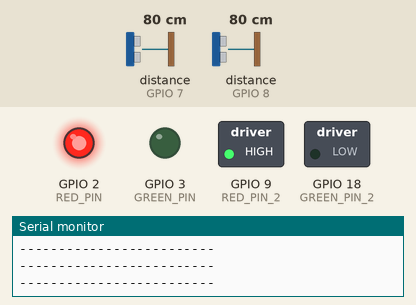
Simulated run of this sketch. Board: ESP32-C6. Shown: switched loads named in the sketch (green lamp = pin HIGH), output pins drawn as LEDs (lit = HIGH), the last lines printed to the serial monitor. Wiring (inferred from the names in the program): 2 × ultrasonic range finder: trigger GPIO 5, echo GPIO 7 / trigger GPIO 6, echo GPIO 8. The inputs (shaded band) are chosen by the test bench; at power-on: distance to the obstacle (sensors on GPIO 7, GPIO 8) 80 cm. The echo pulse lasts 58.3 µs per cm; WiFi joins after 1.5 s; servers stay silent unless stated; nothing arrives over Bluetooth unless stated; a phone connects over Bluetooth LE 3 s after start; pins used as bus, display or sensor lines are not drawn.

Above: at 3.7 s.
3.8 s: distance to the obstacle (sensor on GPIO 7) set to 65 cm
5.3 s: distance to the obstacle (sensor on GPIO 7) set to 57 cm
At 6.5 s:
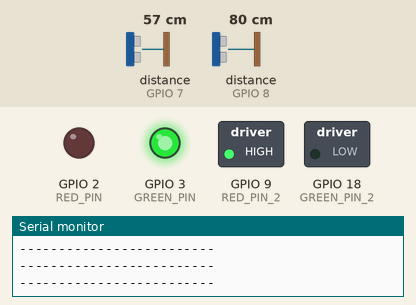
6.9 s: distance to the obstacle (sensor on GPIO 8) set to 66 cm
8.4 s: distance to the obstacle (sensor on GPIO 8) set to 58 cm
At 8.9 s:
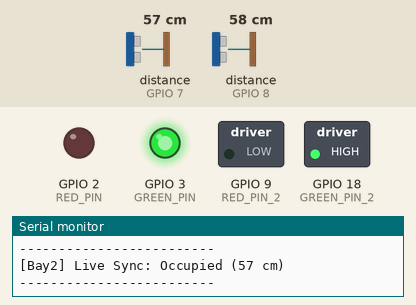
10.0 s: distance to the obstacle (sensor on GPIO 7) set to 120 cm
At 11.4 s:
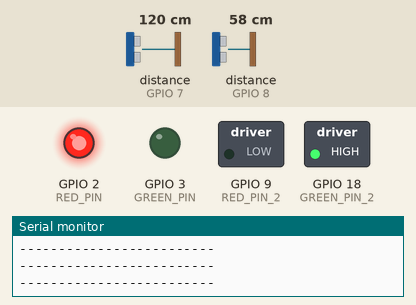
11.7 s: distance to the obstacle (sensor on GPIO 7) set to 2 cm
At 12.9 s:
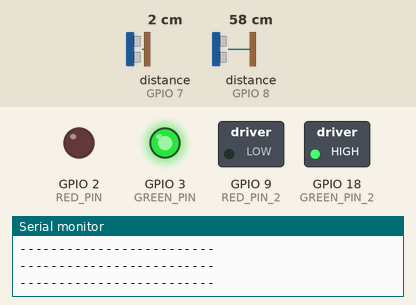
Timing chart, 0 to 14.4 s (numbered marks = the images above; inputs shaded):
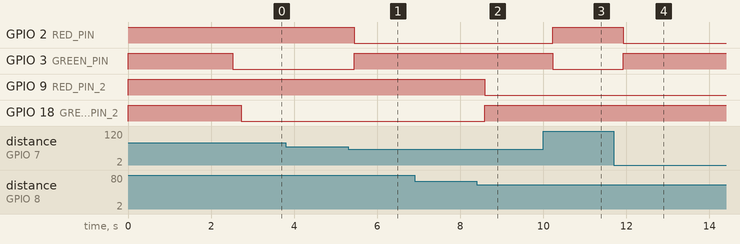

Measured:
- the behaviour switches between 62 and 61 cm on distance to the obstacle (sensor on GPIO 7) (found by bisection; images 0 and 1)
- the behaviour switches between 62 and 61 cm on distance to the obstacle (sensor on GPIO 8) (found by bisection; images 1 and 2)
- after the input at 5.3 s, GPIO 2 (RED_PIN): HIGH → LOW after 0.15 s; GPIO 3 (GREEN_PIN): LOW → HIGH after 0.15 s
- after the input at 8.4 s, GPIO 9 (RED_PIN_2): HIGH → LOW after 0.19 s; GPIO 18 (GREEN_PIN_2): LOW → HIGH after 0.19 s
- after the input at 10.0 s, GPIO 2 (RED_PIN): LOW → HIGH after 0.23 s; GPIO 3 (GREEN_PIN): HIGH → LOW after 0.23 s
- after the input at 11.7 s, GPIO 2 (RED_PIN): HIGH → LOW after 0.23 s; GPIO 3 (GREEN_PIN): LOW → HIGH after 0.23 s

The sketch:

Parking_Sensor_Node.ino
```cpp
// This default .ino file will contain logic for the Parking sensors, controlling the two ultrasonic sensors, together with their RGB LEDs, and the brains of the operation (Firebeetle 2 ESP32 C6)

// This is our pin setup. We are using the DFRobot Firebeetle 2 ESP32-C6 board on port 7 to flash the esp
#include <Arduino.h>
#include <WiFi.h> // ESP32 wifi driver library (Espressif Systems, 2023b)
#include "esp_wpa2.h" // WPA2 Enterprise Library
#include <Firebase_ESP_Client.h> // Firebase RTDB Client (Mobizt, 2023)

// BLE Headers that will be needed for our FindMyCar feature (Espressif Systems, 2023a)
#include <BLEDevice.h>
#include <BLEUtils.h>
#include <BLEServer.h>

// Helper headers for Firebase token generation and RTDB operations (Mobizt, 2023)
#include "addons/TokenHelper.h"
#include "addons/RTDBHelper.h"

// Wifi credentials (now uses campus wifi)
#define WIFI_SSID "Edu-WiFi"
#define EAP_IDENTITY "st10435542@myemeris.edu.za"
#define EAP_PASSWORD "Happydays@22"

// Firebase Project Credentials
#define API_KEY "AIzaSyDbL55frdOhcMZPmW3HiUFhBb7AWbj6Nwg"
#define DATABASE_URL "https://wil-smartparking-default-rtdb.firebaseio.com"

// API
#include <HTTPClient.h>
#define API_BASE "http://10.115.234.12:8080"

// BLE unique id for the mobile app link
#define SERVICE_UUID "4fafc201-1fb5-459e-8fcc-c5c9c331914b"

// Firebase core objects (Mobizt, 2023)
FirebaseData fbdo;
FirebaseAuth auth;
FirebaseConfig config;

// Default memeory states to track changes and prevent spamming network calls
bool lastStateBay1 = false;
int lastDistBay1 = -1;

bool lastStateBay2 = false;
int lastDistBay2 = -1;

// this is for the first parking sensor + LED
const int TRIG_PIN = 5;  // using pin 5 because pin 4 was found faulty on esp (didnt send trigger correctly unless I held it securely with my finger - cracked solder)
const int ECHO_PIN = 7;
const int RED_PIN = 2;
const int GREEN_PIN = 3;

// this is for the second sensor + LED
const int TRIG_PIN_2 = 6;
const int ECHO_PIN_2 = 8;
const int RED_PIN_2 = 9;
const int GREEN_PIN_2 = 18;

void setup() {
  Serial.begin(115200); // Initializes serial communication at 115200 bits per second

  // Configures the specified pins to act either as an input or an output for Bay 1 (Arduino, 2023c)
  pinMode(TRIG_PIN, OUTPUT);
  pinMode(ECHO_PIN, INPUT);
  pinMode(RED_PIN, OUTPUT);
  pinMode(GREEN_PIN, OUTPUT);

  // Configures Bay 2s sensor and LED pins as input or output (Arduino, 2023c)
  pinMode(TRIG_PIN_2, OUTPUT);
  pinMode(ECHO_PIN_2, INPUT);
  pinMode(RED_PIN_2, OUTPUT);
  pinMode(GREEN_PIN_2, OUTPUT);

  // Turns Bay 1s LEDs OFF initially (anode logic >> HIGH = OFF) (Arduino, 2023b)
  digitalWrite(RED_PIN, HIGH);
  digitalWrite(GREEN_PIN, HIGH);

  // Turns Bay 2s LEDs OFF initially (anode logic >> HIGH = OFF) (Arduino, 2023b)
  digitalWrite(RED_PIN_2, HIGH);
  digitalWrite(GREEN_PIN_2, HIGH);

  // Wifi section
  // Connects ESP32 Station mode to the local Wi-Fi router (Espressif Systems, 2023b)
  WiFi.mode(WIFI_STA);

  // Feeds the credentials to the ESP32 authentication client
  esp_eap_client_set_identity((uint8_t *)EAP_IDENTITY, strlen(EAP_IDENTITY));
  esp_eap_client_set_username((uint8_t *)EAP_IDENTITY, strlen(EAP_IDENTITY));
  esp_eap_client_set_password((uint8_t *)EAP_PASSWORD, strlen(EAP_PASSWORD));
  esp_wifi_sta_enterprise_enable();

  WiFi.begin(WIFI_SSID);
  Serial.print("Connecting to Campus Wifi");

  while (WiFi.status() != WL_CONNECTED)
  {
    delay(300);
    Serial.print(".");
  }

  Serial.println("\nCampus Wifi Connected successfully.");
  Serial.print("ESP32 IP Address: ");
  Serial.println(WiFi.localIP());

  // Bluetooth beacon section
  // BLE Setup (Espressif Systems, 2023a)
  Serial.println("Initializing BLE Server...");
  BLEDevice::init("Parkitects Beacon 1");
  Serial.println("BLE Broadcasting Started: Parkitects Beacon 1");
  BLEServer *pServer = BLEDevice::createServer();

  // BLE broadcasting section (Espressif Systems, 2023a)
  BLEAdvertising *pAdvertising = BLEDevice::getAdvertising();
  pAdvertising->addServiceUUID(SERVICE_UUID);
  pAdvertising->setScanResponse(true);

  BLEDevice::startAdvertising();
  Serial.println("BLE Advertising Started: Parkitects Beacon");

  // Firebase section
  // Configures Firebase API Key and Realtime Database URL (Mobizt, 2023)
  config.api_key = API_KEY;
  config.database_url = DATABASE_URL;

  // Registers anonymous credentials to use token for communication (Mobizt, 2023)
  if (Firebase.signUp(&config, &auth, "", ""))
  {
    Serial.println("Firebase Auth Successful.");
  }
  else
  {
    Serial.printf("Firebase Auth Error: %s\n", config.signer.signupError.message.c_str());
  }

  config.token_status_callback = tokenStatusCallback;

  // Sets memory buffer limits to ensure quick operations
  fbdo.setResponseSize(1024);
  fbdo.setBSSLBufferSize(1024, 512);

  // Starts the Firebase client services (Mobizt, 2023)
  Firebase.begin(&config, &auth);
  Firebase.reconnectWiFi(true);

  delay(1000);
  Serial.println("Starting Distance Test with Bay 1 & 2's sensors...");

}

void postTelemetry(int sensorId, int distanceCm, bool occupied) {
  if (WiFi.status() != WL_CONNECTED) return;
  HTTPClient http;
  http.begin(String(API_BASE) + "/api/Parking/sensor/telemetry");
  http.addHeader("Content-Type", "application/json");
  String body = "{\"sensorID\":" + String(sensorId) +
                ",\"distanceReadingCm\":" + String(distanceCm) +
                ",\"isOccupied\":" + (occupied ? "true" : "false") + "}";
  int code = http.POST(body);
  Serial.printf("[API] sensor %d -> HTTP %d\n", sensorId, code);
  http.end();
}

// Created this function to trigger, read and display the occupancy status for either of the 2 bays
void processBay(int trigPin, int echoPin, int redPin, int greenPin, String bayId, bool &lastState, int &lastDist) {
  // Clears and sends a pulse (Arduino, 2023b)
  // This fires the trigger
  digitalWrite(trigPin, LOW); // Clears the trigger pin by setting the voltage to LOW (Arduino, 2023b)
  delayMicroseconds(2); // Pauses the program for the amount of time (in microseconds) specified (Arduino, 2023a)
  // Fires the pulse by setting the pin to HIGH for 20 microseconds (Arduino, 2023b)
  digitalWrite(trigPin, HIGH);
  delayMicroseconds(20);
  digitalWrite(trigPin, LOW);

  // Reads the pulse on a pin and returns the length of the pulse in microseconds (Arduino, 2023d)
  // The 30000 parameter is the timeout to prevent the board from freezing if no echo returns
  long duration = pulseIn(echoPin, HIGH, 30000);
  int currentDistance = 0;
  bool isCurrentlyOccupied = false;

  // Logic for the RGB LEDs to turn green when parking spot is available (specified distance) or red when occupied (passed the specified distance)
  // 0 represents a timeout from the sensors 20cm blind spot, meaning the bay is occupied
  if (duration == 0)
  {
    Serial.println(bayId + " Status: Occupied");
    isCurrentlyOccupied = true;
    currentDistance = 0;
    // Turns the red light ON (LOW) and green OFF (HIGH) (Arduino, 2023b)
    digitalWrite(redPin, LOW);
    digitalWrite(greenPin, HIGH);
  }
  else
  {
    // Calculates speed of sound (Random Nerd Tutorials, 2019)
    currentDistance = duration * 0.034 / 2;
    isCurrentlyOccupied = (currentDistance <= 60);
  }

  // LED section
  // Changes the LED colours based off the occupancy state
  if (isCurrentlyOccupied)
  {
    // Turns red ON (LOW) and GREEN OFF (HIGH) (Arduino, 2023b)
    digitalWrite(redPin, LOW);
    digitalWrite(greenPin, HIGH);
  }
  else
  {
    // Turns the green light ON (LOW) and RED OFF (HIGH) (Arduino, 2023b)
    digitalWrite(greenPin, LOW);
    digitalWrite(redPin, HIGH);
  }

  // Determines if the parking status changed or if distance just shifted by at least 4cm
  bool stateChanged = (isCurrentlyOccupied != lastState);
  bool distanceShifted = (abs(currentDistance - lastDist) >= 4);
  bool firstRun = (lastDist == -1);

  if ((stateChanged || distanceShifted) && Firebase.ready())
  {
    lastState = isCurrentlyOccupied;
    lastDist = currentDistance;

    String basePath = "/ParkingLots/Lot_A/nodes/Node_01/bays/" + bayId;
    FirebaseJson json; // Creates structured JSON object for batch transmission (Mobizt, 2023)

    json.set("status", isCurrentlyOccupied ? "Occupied" : "Available");
    json.set("distanceCm", currentDistance);
    json.set("isLive", true);

    // Leaves user identifier ready for mobile app handshake
    if (stateChanged || firstRun)
    {
      json.set("occupiedByUserId", isCurrentlyOccupied ? "Anonymous" : "None");
    }

    // Pushes all fields in one single network packet to avoid ESP32 freezing (Mobizt, 2023)
    if (Firebase.RTDB.updateNode(&fbdo, basePath, &json))
    {
      Serial.printf("[%s] Live Sync: %s (%d cm)\n", bayId.c_str(), isCurrentlyOccupied ? "Occupied" : "Available", currentDistance);
    }
    else
    {
      Serial.printf("[%s] Sync Error: %s\n", bayId.c_str(), fbdo.errorReason().c_str());
    }
  }

}

void loop() {
  // Runs the scan for Bay 1
  processBay(TRIG_PIN, ECHO_PIN, RED_PIN, GREEN_PIN, "Bay1", lastStateBay1, lastDistBay1);

  // 50ms time allows the physical ultrasonic reflections to clear before triggering the next sensor
  delay(50);

  // Runs rhe scan for Bay 2
  processBay(TRIG_PIN_2, ECHO_PIN_2, RED_PIN_2, GREEN_PIN_2, "Bay2", lastStateBay2, lastDistBay2);

  Serial.println("-------------------------");

  delay(250);

}

/* REFERENCES:

 * Arduino, 2023a. delayMicroseconds() (Version 2.0) [Source Code] Available at: < https://www.arduino.cc/reference/en/language/functions/time/delaymicroseconds/ > [Accessed 16 August 2026]
 * Arduino, 2023b. digitalWrite() (Version 2.0) [Source Code] Available at: < https://www.arduino.cc/reference/en/language/functions/digital-io/digitalwrite/ > [Accessed 16 August 2026]
 * Arduino, 2023c. pinMode() (Version 2.0) [Source Code] Available at: < https://www.arduino.cc/reference/en/language/functions/digital-io/pinmode/ > [Accessed 16 August 2026]
 * Arduino, 2023d. pulseIn() (Version 2.0) [Source Code] Available at: < https://www.arduino.cc/reference/en/language/functions/advanced-io/pulsein/ > [Accessed 16 August 2026]
 * Espressif Systems, 2023a. BLE_Beacon Example (Version 3.0) [Source Code] Available at: < https://github.com/espressif/arduino-esp32/tree/master/libraries/BLE > [Accessed 24 August 2026]
 * Espressif Systems, 2023b. WiFi Station Example (Version 3.0) [Source Code] Available at: < https://github.com/espressif/arduino-esp32/tree/master/libraries/WiFi > [Accessed 22 August 2026]
 * Mobizt, 2023. Firebase Arduino Client Library for ESP8266 and ESP32 (Version 4.4.14) [Source Code] Available at: < https://github.com/mobizt/Firebase-ESP-Client > [Accessed 22 August 2026]
 * Random Nerd Tutorials, 2019. Complete Guide for Ultrasonic Sensor HC-SR04 with Arduino. [online] Available at: < https://randomnerdtutorials.com/complete-guide-for-ultrasonic-sensor-hc-sr04/ > [Accessed 18 August 2026]

*/
```
